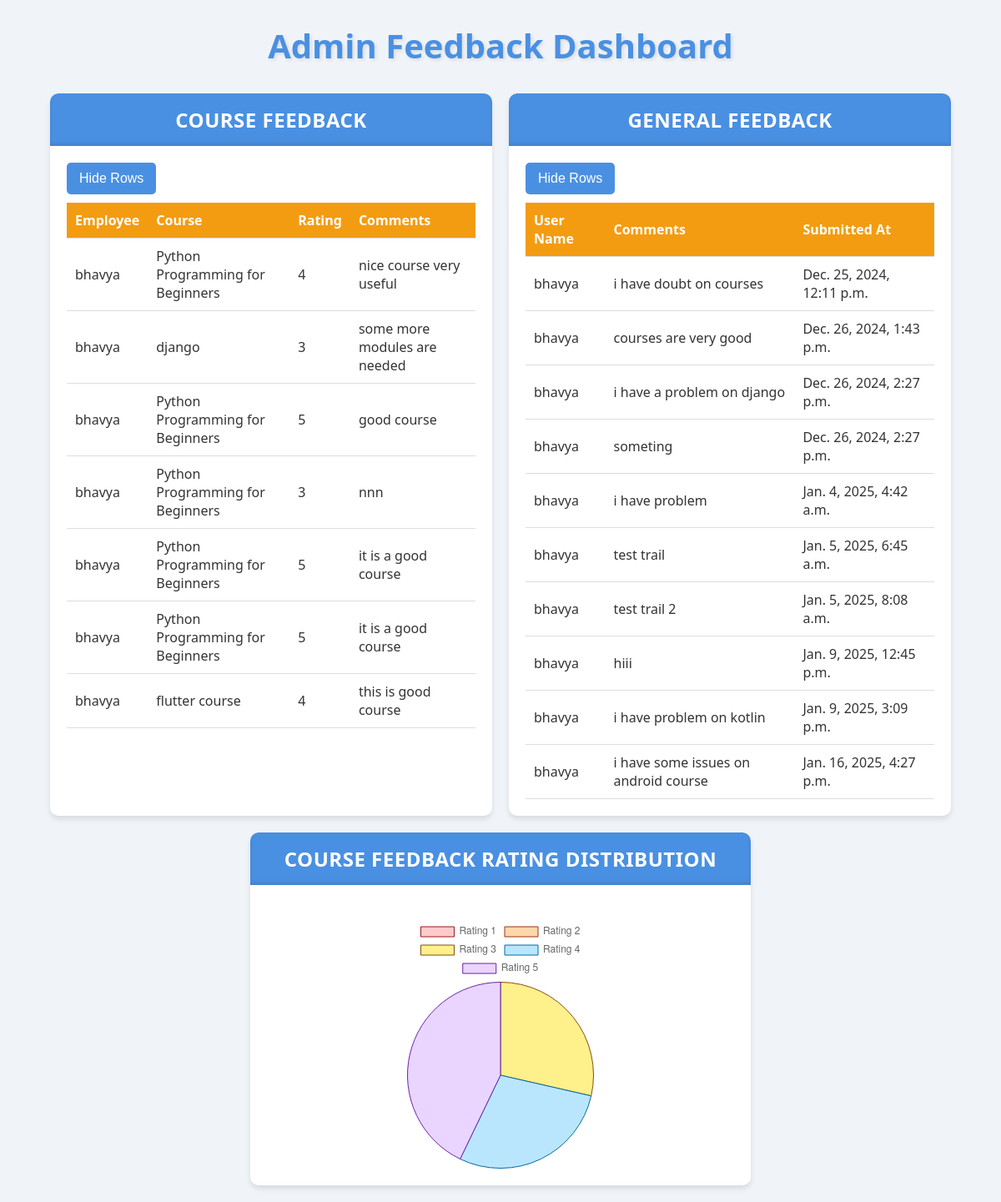
Before: /dashboard/feedback_tracker/1/ (signed in) with the older database file.
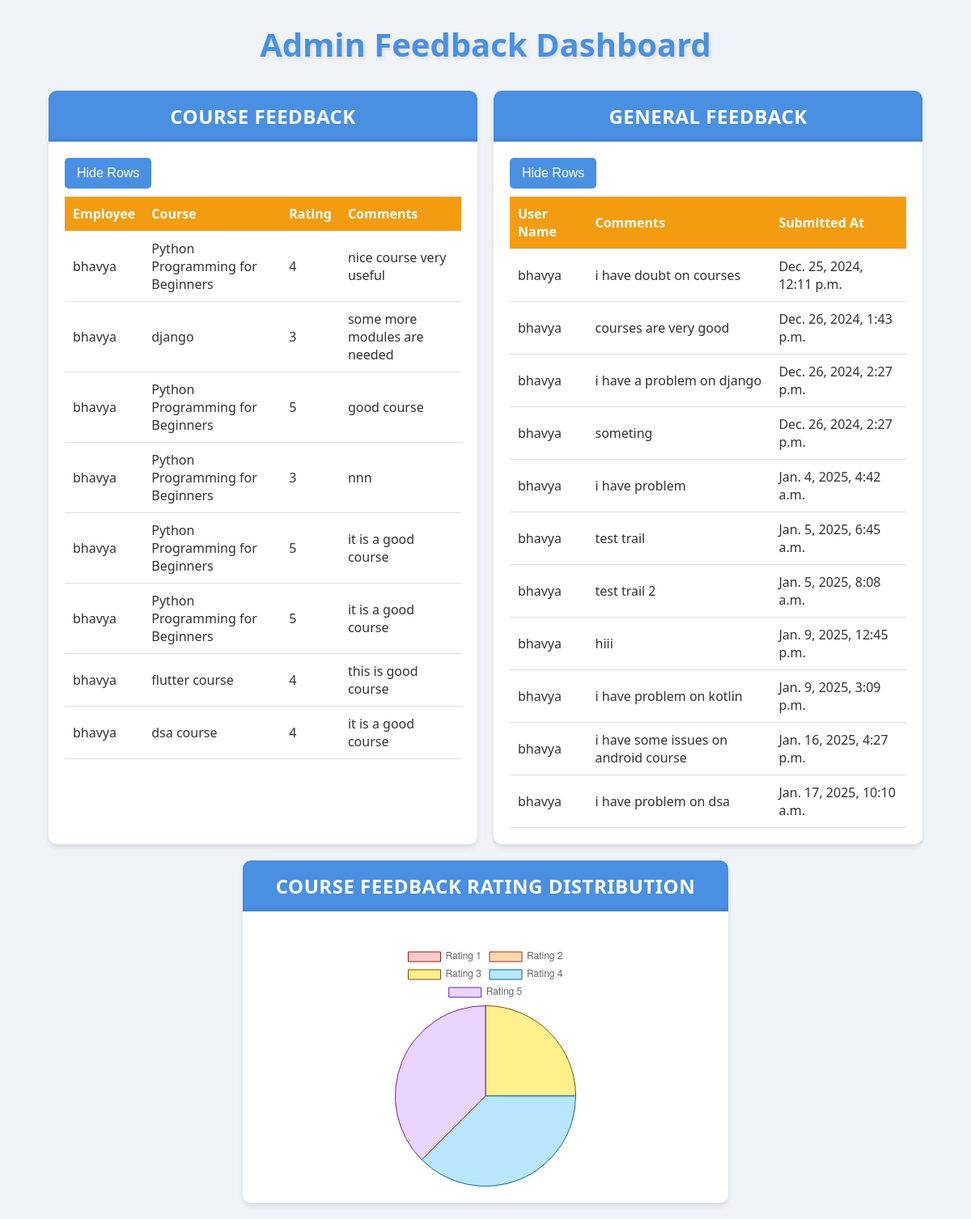
After: the same page with the newer database file.
### dashboards/models.py (models this page shows, shortened)
class Feedback(models.Model):
    feedback_id = models.AutoField(primary_key=True)
    course = models.ForeignKey('Course', on_delete=models.CASCADE)  # ForeignKey to Course
    employee = models.ForeignKey('authentication.User', on_delete=models.CASCADE)  # ForeignKey to User
    rating = models.IntegerField()  # IntegerField for ratings
    comments = models.TextField(blank=True, null=True)
    class Meta:
        constraints = [
            models.CheckConstraint(check=models.Q(rating__gte=1) & models.Q(rating__lte=5), name='rating_between_1_and_5')
        ]

class Course(models.Model):
    course_id = models.AutoField(primary_key=True)
    title = models.CharField(max_length=255, unique=True)
    description = models.TextField(null=True, blank=True)
    created_by = models.ForeignKey(
        'authentication.User',
        on_delete=models.CASCADE,
        limit_choices_to={'role__role_name': 'Admin'},
        related_name='created_courses'
    )
    created_at = models.DateTimeField(auto_now_add=True)
    employees = models.ManyToManyField(
        'authentication.User',
        related_name='enrolled_courses',
        limit_choices_to={'role__role_name': 'Employee'},
        blank=True
    )

class GeneralFeedback(models.Model):
    user = models.ForeignKey('authentication.User', on_delete=models.CASCADE)  # User providing the feedback
    comments = models.TextField()  # Feedback comments
    submitted_at = models.DateTimeField(auto_now_add=True)  # Timestamp of submission

### authentication/models.py (models this page shows, shortened)
class User(models.Model):
    name = models.CharField(max_length=100)
    email = models.EmailField(unique=True)
    password = models.CharField(max_length=255)
    role = models.ForeignKey(Role, on_delete=models.CASCADE)

### dashboards/views.py (the view)
# urls.py: path('feedback_tracker/<int:user_id>/',views.feedback_tracker,name='feedback_tracker'),
@role_required(allowed_roles=['Manager', 'Admin'])
def feedback_tracker(request, user_id):
    feedbacks = Feedback.objects.all().select_related('course', 'employee')
    general_feedback_data = GeneralFeedback.objects.all().select_related('user')
    rating_counts = (
        Feedback.objects.values('rating')
        .annotate(count=Count('rating'))
        .order_by('rating')
    )
    course_feedback_chart_data = {str(i): 0 for i in range(1, 6)}
    for rating_count in rating_counts:
        rating = str(rating_count['rating'])
        count = rating_count['count']
        course_feedback_chart_data[rating] = count
    return render(request, 'dashboards/feedback_tracker.html', {
        'course_feedback_data': feedbacks,
        'general_feedback_data': general_feedback_data,
        'course_feedback_chart_data': course_feedback_chart_data
    })

### dashboards/templates/dashboards/feedback_tracker.html (shortened to what the changed rows need)
{% load static %}
<!DOCTYPE html>
<html lang="en">
<head>
    <link rel="stylesheet" href="{% static 'css/feedback_tracker.css' %}?v=1.0">
</head>
<body>
    <h1 class="fade-in">Admin Feedback Dashboard</h1>
<div class="container">
    <div class="card fade-in">
        <div class="card-content">
            <table id="courseFeedbackTable">
                <thead>
                    <tr>
                        <th>Employee</th>
                        <th>Course</th>
                        <th>Rating</th>
                        <th>Comments</th>
                    </tr>
                </thead>
                <tbody>
                    {% for feedback in course_feedback_data %}
                    <tr>
                        <td>{{ feedback.employee.name }}</td>
                        <td>{{ feedback.course.title }}</td>
                        <td>{{ feedback.rating }}</td>
                        <td>{{ feedback.comments }}</td>
                    </tr>
                    {% empty %}
                    <tr>
                        <td colspan="4">No feedback available.</td>
                    </tr>
                    {% endfor %}
                </tbody>
            </table>
        </div>
    </div>
    <div class="card fade-in">
        <div class="card-content">
            <table id="generalFeedbackTable">
                <thead>
                    <tr>
                        <th>User Name</th>
                        <th>Comments</th>
                        <th>Submitted At</th>
                    </tr>
                </thead>
                <tbody>
                    {% for feedback in general_feedback_data %}
                    <tr>
                        <td>{{ feedback.user.name }}</td>
                        <td>{{ feedback.comments }}</td>
                        <td>{{ feedback.submitted_at }}</td>
                    </tr>
                    {% empty %}
                    <tr>
                        <td colspan="3">No general feedback available.</td>
                    </tr>
                    {% endfor %}
                </tbody>
            </table>
        </div>
    </div>
</div>
<div class="centered-wrapper">
     <div class="card fade-in">
            <div class="card-content">
                <div class="chart-container">
                    <canvas id="feedbackChart"></canvas>
                </div>
            </div>
        </div>
    </div>
    <script>
        // Backend data passed dynamically
        const ratingCounts = [
        {{ course_feedback_chart_data.1|default:0 }},
        {{ course_feedback_chart_data.2|default:0 }},
        {{ course_feedback_chart_data.3|default:0 }},
        {{ course_feedback_chart_data.4|default:0 }},
        {{ course_feedback_chart_data.5|default:0 }}
    ];
        // Chart Script
        const ctx = document.getElementById('feedbackChart').getContext('2d');
        new Chart(ctx, {
            type: 'pie',
            data: {
                labels: ['Rating 1', 'Rating 2', 'Rating 3', 'Rating 4', 'Rating 5'],
                datasets: [{
                    data: ratingCounts,
                    backgroundColor: ['#fecaca', '#fed7aa', '#fef08a', '#bae6fd', '#e9d5ff'],
                    borderColor: ['#991b1b', '#9a3412', '#854d0e', '#0369a1', '#6b21a8'],
                    borderWidth: 1
                }]
            },
            options: {
                responsive: true,
                plugins: {
                    legend: {
                        position: 'top',
                    },
                    tooltip: {
                        callbacks: {
                            label: function(context) {
                                const total = ratingCounts.reduce((a, b) => a + b, 0);
                                const value = context.raw;
                                const percentage = ((value / total) * 100).toFixed(2) + '%';
                                return `${context.label}: ${value} (${percentage})`;
                            }
                        }
                    }
                }
            }
        });
        function toggleRows(buttonId, tableId) {
            const button = document.getElementById(buttonId);
            const table = document.getElementById(tableId);
            const rows = table.querySelectorAll('tbody tr');
            if (rows.length > 0) {
                // Toggle visibility
                const isHidden = rows[0].style.display === 'none';
                rows.forEach(row => row.style.display = isHidden ? '' : 'none');
                // Update button text
                button.textContent = isHidden ? 'Hide Rows' : 'Show Rows';
            }
        }
    </script>
</body>
</html>

Changed rows visible on the page:
added Feedback: employee.name "bhavya", course "dsa course", rating "4", comments "it is a good course"
added GeneralFeedback: user.name "bhavya", comments "i have problem on dsa", submitted_at "Jan. 17, 2025, 10:10 a.m."
Other visible differences:
chart data {{ course_feedback_chart_data.4|default:0 }}: 2 → 3
